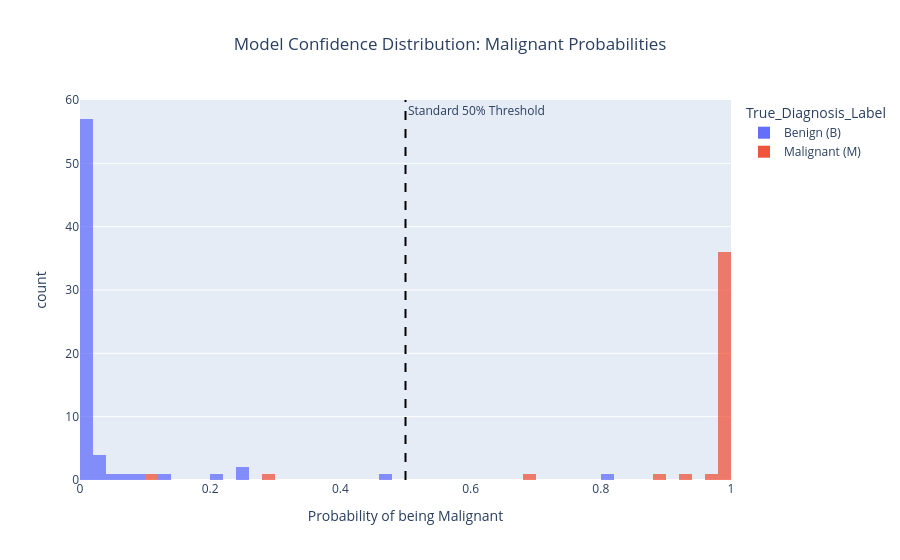

Notebook source saved alongside this figure:
### Code cell
# 3. Plotly Histogram of Probabilities
fig_prob = px.histogram(
    results_df, 
    x="Malignant_Probability", 
    color="True_Diagnosis_Label",
    nbins=50,
    color_discrete_map={"Malignant (M)": "#ef553b", "Benign (B)": "#636efa"},
    title="Model Confidence Distribution: Malignant Probabilities",
    labels={"Malignant_Probability": "Probability of being Malignant", "count": "Number of Patients"},
    barmode="overlay",
    opacity=0.75
)

# Add a vertical dashed line at the standard 0.5 decision threshold
fig_prob.add_vline(x=0.5, line_dash="dash", line_color="black", annotation_text="Standard 50% Threshold")

fig_prob.update_layout(title_x=0.5)
fig_prob.show()

### Figure 1 — Plotly figure (JSON) as saved in the notebook; plotly's stock layout.template omitted (floating-point values rounded to 4 significant figures)
{"data": [{"bingroup": "x", "hovertemplate": "True_Diagnosis_Label=Benign (B)<br>Probability of being Malignant=%{x}<br>count=%{y}<extra></extra>", "legendgroup": "Benign (B)", "marker": {"color": "#636efa", "opacity": 0.75, "pattern": {"shape": ""}}, "name": "Benign (B)", "nbinsx": 50, "orientation": "v", "showlegend": true, "type": "histogram", "x": [0.004532, 0.002877, 0.0007106, 0.001943, 0.006861, 0.2589, 0.004739, 0.2454, 0.0662, 0.000918, 0.03827, 0.006015, 0.006638, 0.005884, 0.0007485, 0.002326, 0.001429, 0.001687, 0.002216, 0.8036, 0.003739, 0.0007342, 0.00188, 0.001379, 0.00167, 0.002328, 0.006463, 0.001542, 0.001172, 0.001634, 0.0007385, 0.0005186, 0.01125, 0.2094, 0.001731, 0.001422, 0.002147, 0.001407, 0.006216, 0.0005011, 0.008144, 0.02733, 0.001898, 0.4672, 0.001594, 0.003222, 0.001634, 0.00544, 0.001059, 0.002896, 0.1256, 0.0007946, 0.002087, 0.09753, 0.0006847, 0.001503, 0.002778, 0.001387, 0.002208, 0.002457, 0.0005563, 0.03157, 0.04207, 0.004163, 0.008855, 0.0005539, 0.005143, 0.005621, 0.004544, 0.02144], "xaxis": "x", "yaxis": "y"}, {"bingroup": "x", "hovertemplate": "True_Diagnosis_Label=Malignant (M)<br>Probability of being Malignant=%{x}<br>count=%{y}<extra></extra>", "legendgroup": "Malignant (M)", "marker": {"color": "#ef553b", "opacity": 0.75, "pattern": {"shape": ""}}, "name": "Malignant (M)", "nbinsx": 50, "orientation": "v", "showlegend": true, "type": "histogram", "x": [0.6819, 0.9973, 0.9993, 0.999, 0.9989, 0.2819, 0.9992, 0.9992, 0.9958, 0.9798, 0.9991, 0.9952, 0.8826, 0.9994, 0.9981, 0.9292, 0.9992, 0.9947, 0.9993, 0.9992, 0.9992, 0.9977, 0.985, 0.999, 0.9921, 0.9961, 0.9991, 0.9988, 0.9987, 0.9986, 0.9994, 0.998, 0.9985, 0.9973, 0.9985, 0.9993, 0.9977, 0.9991, 0.9991, 0.1065, 0.999, 0.9941], "xaxis": "x", "yaxis": "y"}], "layout": {"annotations": [{"showarrow": false, "text": "Standard 50% Threshold", "x": 0.5, "xanchor": "left", "xref": "x", "y": 1, "yanchor": "top", "yref": "y domain"}], "barmode": "overlay", "legend": {"title": {"text": "True_Diagnosis_Label"}, "tracegroupgap": 0}, "shapes": [{"line": {"color": "black", "dash": "dash"}, "type": "line", "x0": 0.5, "x1": 0.5, "xref": "x", "y0": 0, "y1": 1, "yref": "y domain"}], "title": {"text": "Model Confidence Distribution: Malignant Probabilities", "x": 0.5}, "xaxis": {"anchor": "y", "domain": [0, 1], "title": {"text": "Probability of being Malignant"}}, "yaxis": {"anchor": "x", "domain": [0, 1], "title": {"text": "count"}}}}
